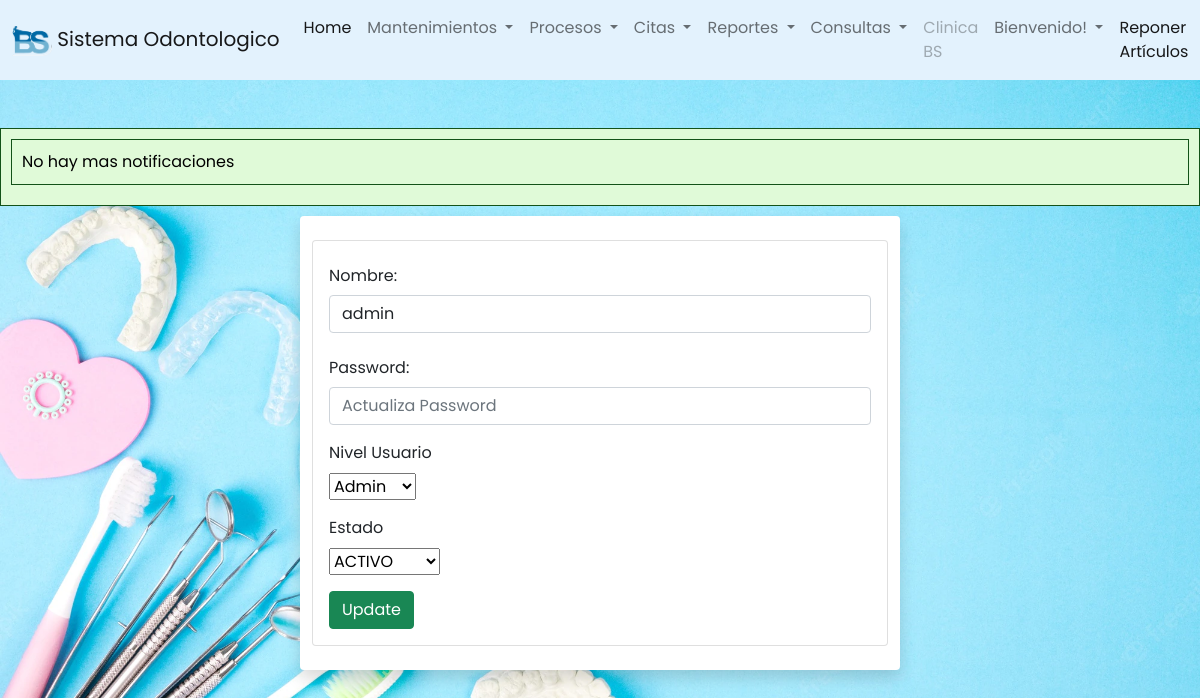
Page /odontologia/usuarios/editaruser.php?id=1 on the committed database.
### tables this page shows
CREATE TABLE `usuarios` (
  `id_user` int(11) NOT NULL,
  `nom_user` varchar(60) DEFAULT NULL,
  `pass_user` longtext DEFAULT NULL,
  `nivel` int(11) DEFAULT NULL,
  `status` int(11) DEFAULT NULL
);

CREATE TABLE `niveles` (
  `id_niv` int(11) NOT NULL,
  `nivel` varchar(50) DEFAULT NULL
);

CREATE TABLE `estados` (
  `id_status` int(11) NOT NULL,
  `des_status` varchar(50) DEFAULT NULL
);

### odontologia/usuarios/editaruser.php (the view, shortened to what this page needs)
<?php
    include('../conexion.php');
    if(isset($_GET['id'])){
        $id = $_GET['id'];
        $query = "SELECT u.id_user, u.nom_user, u.pass_user, n.id_niv, n.nivel, et.id_status,et.des_status
        from usuarios u INNER JOIN niveles as n ON u.nivel = n.id_niv  INNER JOIN
        estados as et ON u.status = et.id_status WHERE id_user = $id";
        $result = mysqli_query($conexion, $query);
        if(mysqli_num_rows($result) == 1){
            $option = '';
            $option2 = '';
            while($row = mysqli_fetch_array($result)){
                $nombre = $row['nom_user'];
                $idnivel = $row['id_niv'];
                $nivel = $row['nivel'];
                $idstatus = $row['id_status'];
                $estatus = $row['des_status'];
                if($idnivel == 1){
                    $option = '<option value="'.$idnivel.'"select>'.$nivel.'</option>';
                }
                else if($idnivel == 2){
                    $option = '<option value="'.$idnivel.'"select>'.$nivel.'</option>';
                }
                if($idstatus == 1){
                    $option2 = '<option value="'.$idstatus.'"select>'.$estatus.'</option>';
                }
            }
        }
    }
?>
<?php include("../includes/header.php")?>
<?php include("../includes/footer.php")?>
<div class="container bg-white rounded shadow p-4 col-xl-4 col-lg-6" style="width: 50%">
        <div class="row">
                <div class="card card-body">
                    <form action="editaruser.php?id=<?php echo $_GET['id'];?> " method="POST">
                    <div class="mb-3">
                        <label for="nombre" class="col-form-label">Nombre:</label>
                        <input type="text" class="form-control" id="nombre" name="nombre" value="<?php echo $nombre;?>"  placeholder="Actualiza Nombre">
                    </div>
                    <div class="mb-3">
                        <label for="password" class="col-form-label">Password:</label>
                        <input type="text" class="form-control" id="password" name="password" value="<?php echo $password;?>"  placeholder="Actualiza Password">
                    </div>
                    <div class="mb-3">
                        <label for="niveles" class="form-label">Nivel Usuario</label>
                        <br>
                        <select name="nivel" id="nivel" class="notItemOne">
                            <?php
                                echo $option;
                            ?>
                        </select>
                    </div>
                    <div class="mb-3">
                        <label for="estado" class="form-label">Estado</label>
                        <br>
                        <select name="estado" id="estado" class="notItemOne">
                            <?php
                                echo $option2;
                            ?>
                        </select>
                    </div>
                    <button class="btn btn-success" name="update">
                        Update
                    </button>
                    </form>
                </div>
        </div>
</div>

### odontologia/CSS/styl.css (style rules this page uses)
* { margin: 0; padding: 0; user-select: none; box-sizing: border-box; font-family: 'Poppins', sans-serif; }
body { margin: 0; background-image: url('fondo\ menu.webp'); background-size: cover; background-attachment: fixed; }

### odontologia/includes/ejecutar_procedimiento.php (style rules this page uses)
body { background-color: #f0f0f0; font-family: Arial, sans-serif; color: #333; margin: 0; padding: 0; }

### rows in the picture
usuarios: nombre "admin", nivel "Admin", estado "ACTIVO"
